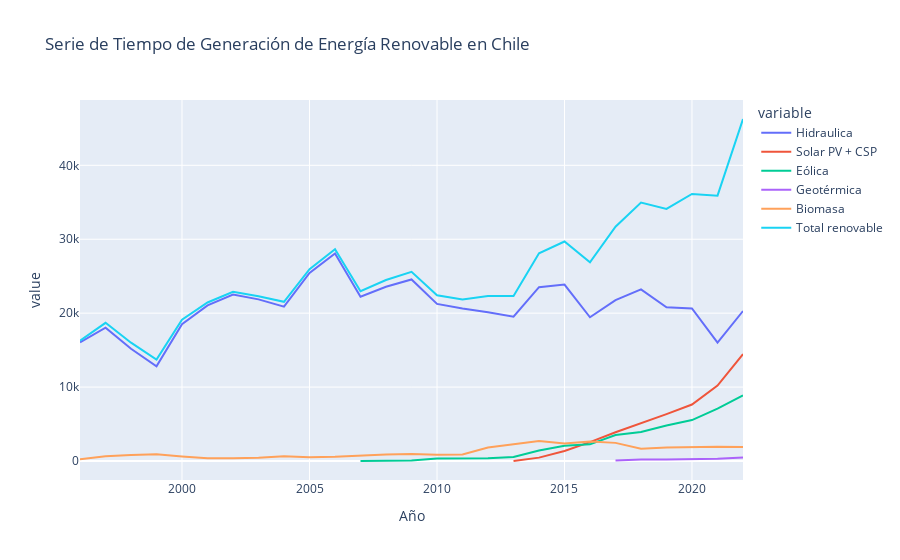

The code cell stored with this chart in its notebook:
### Code cell
# Lista de fuentes de energía a incluir
fuentes_energia = ["Hidraulica", "Solar PV + CSP", "Eólica", "Geotérmica", "Biomasa", "Total renovable"]

# Preparar DataFrame para cada fuente de energía y unirlos
df_series = pd.DataFrame()

for fuente in fuentes_energia:
    df_temp = df[df[df.columns[0]] == fuente]
    df_temp = df_temp.drop(df_temp.columns[0], axis=1).T
    df_temp.columns = [fuente]
    df_temp = df_temp.reset_index()
    df_temp.rename(columns={"index": "Año"}, inplace=True)
    df_temp['Año'] = pd.to_datetime(df_temp['Año'], format='%Y')
    df_series = pd.concat([df_series, df_temp.set_index('Año')], axis=1)

# Restablecer el índice
df_series = df_series.reset_index()

# Crear el gráfico de serie de tiempo con Plotly
fig = px.line(df_series, x='Año', y=df_series.columns[1:], title='Serie de Tiempo de Generación de Energía Renovable en Chile')

# Mostrar el gráfico
fig.show()

### Figure 1 — Plotly figure (JSON) as saved in the notebook; plotly's stock layout.template omitted (floating-point values rounded to 4 significant figures)
{"data": [{"hovertemplate": "variable=Hidraulica<br>Año=%{x}<br>value=%{y}<extra></extra>", "legendgroup": "Hidraulica", "line": {"color": "#636efa", "dash": "solid"}, "marker": {"symbol": "circle"}, "mode": "lines", "name": "Hidraulica", "orientation": "v", "showlegend": true, "type": "scatter", "x": ["1996-01-01T00:00:00", "1997-01-01T00:00:00", "1998-01-01T00:00:00", "1999-01-01T00:00:00", "2000-01-01T00:00:00", "2001-01-01T00:00:00", "2002-01-01T00:00:00", "2003-01-01T00:00:00", "2004-01-01T00:00:00", "2005-01-01T00:00:00", "2006-01-01T00:00:00", "2007-01-01T00:00:00", "2008-01-01T00:00:00", "2009-01-01T00:00:00", "2010-01-01T00:00:00", "2011-01-01T00:00:00", "2012-01-01T00:00:00", "2013-01-01T00:00:00", "2014-01-01T00:00:00", "2015-01-01T00:00:00", "2016-01-01T00:00:00", "2017-01-01T00:00:00", "2018-01-01T00:00:00", "2019-01-01T00:00:00", "2020-01-01T00:00:00", "2021-01-01T00:00:00", "2022-01-01T00:00:00"], "xaxis": "x", "y": [16051, 18040, 15194, 12817, 18508, 21058, 22524, 21864, 20889, 25436, 28068, 22227, 23570, 24557, 21254, 20623, 20124, 19514, 23511, 23866, 19446, 21768, 23218, 20797, 20637, 16016, 20290], "yaxis": "y"}, {"hovertemplate": "variable=Solar PV + CSP<br>Año=%{x}<br>value=%{y}<extra></extra>", "legendgroup": "Solar PV + CSP", "line": {"color": "#EF553B", "dash": "solid"}, "marker": {"symbol": "circle"}, "mode": "lines", "name": "Solar PV + CSP", "orientation": "v", "showlegend": true, "type": "scatter", "x": ["1996-01-01T00:00:00", "1997-01-01T00:00:00", "1998-01-01T00:00:00", "1999-01-01T00:00:00", "2000-01-01T00:00:00", "2001-01-01T00:00:00", "2002-01-01T00:00:00", "2003-01-01T00:00:00", "2004-01-01T00:00:00", "2005-01-01T00:00:00", "2006-01-01T00:00:00", "2007-01-01T00:00:00", "2008-01-01T00:00:00", "2009-01-01T00:00:00", "2010-01-01T00:00:00", "2011-01-01T00:00:00", "2012-01-01T00:00:00", "2013-01-01T00:00:00", "2014-01-01T00:00:00", "2015-01-01T00:00:00", "2016-01-01T00:00:00", "2017-01-01T00:00:00", "2018-01-01T00:00:00", "2019-01-01T00:00:00", "2020-01-01T00:00:00", "2021-01-01T00:00:00", "2022-01-01T00:00:00"], "xaxis": "x", "y": [null, null, null, null, null, null, null, null, null, null, null, null, null, null, null, null, null, 7, 459, 1360, 2550, 3896, 5083, 6347, 7638, 10215, 14463], "yaxis": "y"}, {"hovertemplate": "variable=Eólica<br>Año=%{x}<br>value=%{y}<extra></extra>", "legendgroup": "Eólica", "line": {"color": "#00cc96", "dash": "solid"}, "marker": {"symbol": "circle"}, "mode": "lines", "name": "Eólica", "orientation": "v", "showlegend": true, "type": "scatter", "x": ["1996-01-01T00:00:00", "1997-01-01T00:00:00", "1998-01-01T00:00:00", "1999-01-01T00:00:00", "2000-01-01T00:00:00", "2001-01-01T00:00:00", "2002-01-01T00:00:00", "2003-01-01T00:00:00", "2004-01-01T00:00:00", "2005-01-01T00:00:00", "2006-01-01T00:00:00", "2007-01-01T00:00:00", "2008-01-01T00:00:00", "2009-01-01T00:00:00", "2010-01-01T00:00:00", "2011-01-01T00:00:00", "2012-01-01T00:00:00", "2013-01-01T00:00:00", "2014-01-01T00:00:00", "2015-01-01T00:00:00", "2016-01-01T00:00:00", "2017-01-01T00:00:00", "2018-01-01T00:00:00", "2019-01-01T00:00:00", "2020-01-01T00:00:00", "2021-01-01T00:00:00", "2022-01-01T00:00:00"], "xaxis": "x", "y": [null, null, null, null, null, null, null, null, null, null, null, 3, 31, 71, 325, 324, 383, 539, 1411, 2080, 2252, 3507, 3918, 4812, 5537, 7095, 8872], "yaxis": "y"}, {"hovertemplate": "variable=Geotérmica<br>Año=%{x}<br>value=%{y}<extra></extra>", "legendgroup": "Geotérmica", "line": {"color": "#ab63fa", "dash": "solid"}, "marker": {"symbol": "circle"}, "mode": "lines", "name": "Geotérmica", "orientation": "v", "showlegend": true, "type": "scatter", "x": ["1996-01-01T00:00:00", "1997-01-01T00:00:00", "1998-01-01T00:00:00", "1999-01-01T00:00:00", "2000-01-01T00:00:00", "2001-01-01T00:00:00", "2002-01-01T00:00:00", "2003-01-01T00:00:00", "2004-01-01T00:00:00", "2005-01-01T00:00:00", "2006-01-01T00:00:00", "2007-01-01T00:00:00", "2008-01-01T00:00:00", "2009-01-01T00:00:00", "2010-01-01T00:00:00", "2011-01-01T00:00:00", "2012-01-01T00:00:00", "2013-01-01T00:00:00", "2014-01-01T00:00:00", "2015-01-01T00:00:00", "2016-01-01T00:00:00", "2017-01-01T00:00:00", "2018-01-01T00:00:00", "2019-01-01T00:00:00", "2020-01-01T00:00:00", "2021-01-01T00:00:00", "2022-01-01T00:00:00"], "xaxis": "x", "y": [null, null, null, null, null, null, null, null, null, null, null, null, null, null, null, null, null, null, null, null, null, 64, 214, 202, 246, 317, 465], "yaxis": "y"}, {"hovertemplate": "variable=Biomasa<br>Año=%{x}<br>value=%{y}<extra></extra>", "legendgroup": "Biomasa", "line": {"color": "#FFA15A", "dash": "solid"}, "marker": {"symbol": "circle"}, "mode": "lines", "name": "Biomasa", "orientation": "v", "showlegend": true, "type": "scatter", "x": ["1996-01-01T00:00:00", "1997-01-01T00:00:00", "1998-01-01T00:00:00", "1999-01-01T00:00:00", "2000-01-01T00:00:00", "2001-01-01T00:00:00", "2002-01-01T00:00:00", "2003-01-01T00:00:00", "2004-01-01T00:00:00", "2005-01-01T00:00:00", "2006-01-01T00:00:00", "2007-01-01T00:00:00", "2008-01-01T00:00:00", "2009-01-01T00:00:00", "2010-01-01T00:00:00", "2011-01-01T00:00:00", "2012-01-01T00:00:00", "2013-01-01T00:00:00", "2014-01-01T00:00:00", "2015-01-01T00:00:00", "2016-01-01T00:00:00", "2017-01-01T00:00:00", "2018-01-01T00:00:00", "2019-01-01T00:00:00", "2020-01-01T00:00:00", "2021-01-01T00:00:00", "2022-01-01T00:00:00"], "xaxis": "x", "y": [238, 653, 813, 914, 617, 387, 374, 432, 646, 517, 570, 744, 884, 966, 841, 888, 1828, 2257, 2715, 2384, 2643, 2456, 1669, 1820, 1883, 1946, 1895], "yaxis": "y"}, {"hovertemplate": "variable=Total renovable<br>Año=%{x}<br>value=%{y}<extra></extra>", "legendgroup": "Total renovable", "line": {"color": "#19d3f3", "dash": "solid"}, "marker": {"symbol": "circle"}, "mode": "lines", "name": "Total renovable", "orientation": "v", "showlegend": true, "type": "scatter", "x": ["1996-01-01T00:00:00", "1997-01-01T00:00:00", "1998-01-01T00:00:00", "1999-01-01T00:00:00", "2000-01-01T00:00:00", "2001-01-01T00:00:00", "2002-01-01T00:00:00", "2003-01-01T00:00:00", "2004-01-01T00:00:00", "2005-01-01T00:00:00", "2006-01-01T00:00:00", "2007-01-01T00:00:00", "2008-01-01T00:00:00", "2009-01-01T00:00:00", "2010-01-01T00:00:00", "2011-01-01T00:00:00", "2012-01-01T00:00:00", "2013-01-01T00:00:00", "2014-01-01T00:00:00", "2015-01-01T00:00:00", "2016-01-01T00:00:00", "2017-01-01T00:00:00", "2018-01-01T00:00:00", "2019-01-01T00:00:00", "2020-01-01T00:00:00", "2021-01-01T00:00:00", "2022-01-01T00:00:00"], "xaxis": "x", "y": [16289, 18693, 16007, 13731, 19125, 21445, 22898, 22296, 21535, 25953, 28638, 22974, 24485, 25594, 22420, 21835, 22335, 22317, 28096, 29690, 26891, 31691, 34966, 34108, 36125, 35892, 46266], "yaxis": "y"}], "layout": {"legend": {"title": {"text": "variable"}, "tracegroupgap": 0}, "title": {"text": "Serie de Tiempo de Generación de Energía Renovable en Chile"}, "xaxis": {"anchor": "y", "domain": [0, 1], "title": {"text": "Año"}}, "yaxis": {"anchor": "x", "domain": [0, 1], "title": {"text": "value"}}}}
